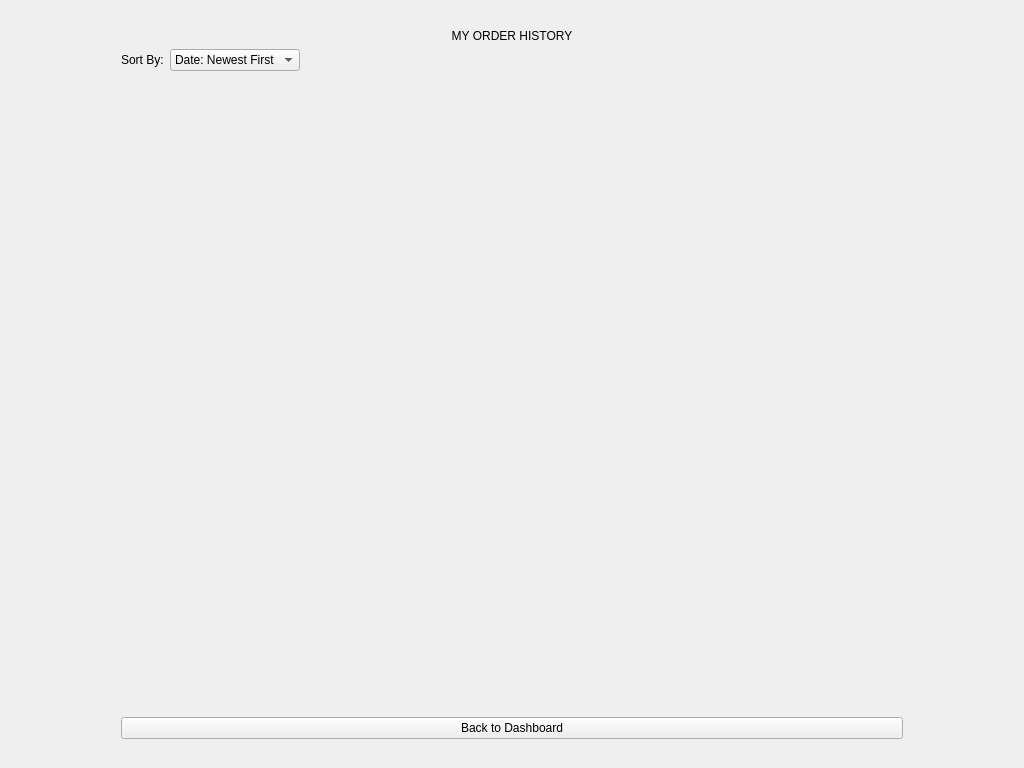
<?xml version="1.0" encoding="UTF-8"?>
<ui version="4.0">
 <class>OrderHistoryWidget</class>
 <widget class="QWidget" name="OrderHistoryWidget">
  <property name="geometry">
   <rect>
    <x>0</x>
    <y>0</y>
    <width>1024</width>
    <height>768</height>
   </rect>
  </property>
  <layout class="QVBoxLayout" name="verticalLayout_Main">
   <item>
    <widget class="QWidget" name="centerContainer" native="true">
     <layout class="QHBoxLayout" name="horizontalLayout_Center">
      <item>
       <spacer name="horizontalSpacer_L">
        <property name="orientation">
         <enum>Qt::Horizontal</enum>
        </property>
        <property name="sizeHint" stdset="0">
         <size>
          <width>40</width>
          <height>20</height>
         </size>
        </property>
       </spacer>
      </item>
      <item>
       <widget class="QWidget" name="contentContainer" native="true">
        <property name="minimumSize">
         <size>
          <width>800</width>
          <height>0</height>
         </size>
        </property>
        <property name="maximumSize">
         <size>
          <width>800</width>
          <height>16777215</height>
         </size>
        </property>
        <layout class="QVBoxLayout" name="verticalLayout_Content">
         <item>
          <widget class="QLabel" name="lblTitle">
           <property name="text">
            <string>MY ORDER HISTORY</string>
           </property>
           <property name="alignment">
            <set>Qt::AlignCenter</set>
           </property>
          </widget>
         </item>
         <item>
          <layout class="QHBoxLayout" name="horizontalLayout_Filter">
           <item>
            <widget class="QLabel" name="label_Sort">
             <property name="text">
              <string>Sort By:</string>
             </property>
            </widget>
           </item>
           <item>
            <widget class="QComboBox" name="cboSortOrder">
             <item>
              <property name="text">
               <string>Date: Newest First</string>
              </property>
             </item>
             <item>
              <property name="text">
               <string>Date: Oldest First</string>
              </property>
             </item>
             <item>
              <property name="text">
               <string>Price: Low to High</string>
              </property>
             </item>
             <item>
              <property name="text">
               <string>Price: High to Low</string>
              </property>
             </item>
            </widget>
           </item>
           <item>
            <spacer name="horizontalSpacer">
             <property name="orientation">
              <enum>Qt::Horizontal</enum>
             </property>
             <property name="sizeHint" stdset="0">
              <size>
               <width>40</width>
               <height>20</height>
              </size>
             </property>
            </spacer>
           </item>
          </layout>
         </item>

         <item>
          <widget class="QScrollArea" name="scrollArea">
           <property name="widgetResizable">
            <bool>true</bool>
           </property>
           <property name="frameShape">
            <enum>QFrame::NoFrame</enum>
           </property>
           <widget class="QWidget" name="scrollContent">
            <property name="geometry">
             <rect>
              <x>0</x>
              <y>0</y>
              <width>782</width>
              <height>500</height>
             </rect>
            </property>
            <layout class="QVBoxLayout" name="verticalLayout_Scroll">
             <property name="spacing">
              <number>20</number>
             </property>
             </layout>
           </widget>
          </widget>
         </item>

         <item>
          <widget class="QPushButton" name="btnBack">
           <property name="text">
            <string>Back to Dashboard</string>
           </property>
          </widget>
         </item>
        </layout>
       </widget>
      </item>
      <item>
       <spacer name="horizontalSpacer_R">
        <property name="orientation">
         <enum>Qt::Horizontal</enum>
        </property>
        <property name="sizeHint" stdset="0">
         <size>
          <width>40</width>
          <height>20</height>
         </size>
        </property>
       </spacer>
      </item>
     </layout>
    </widget>
   </item>
  </layout>
 </widget>
 <resources/>
 <connections/>
</ui>
